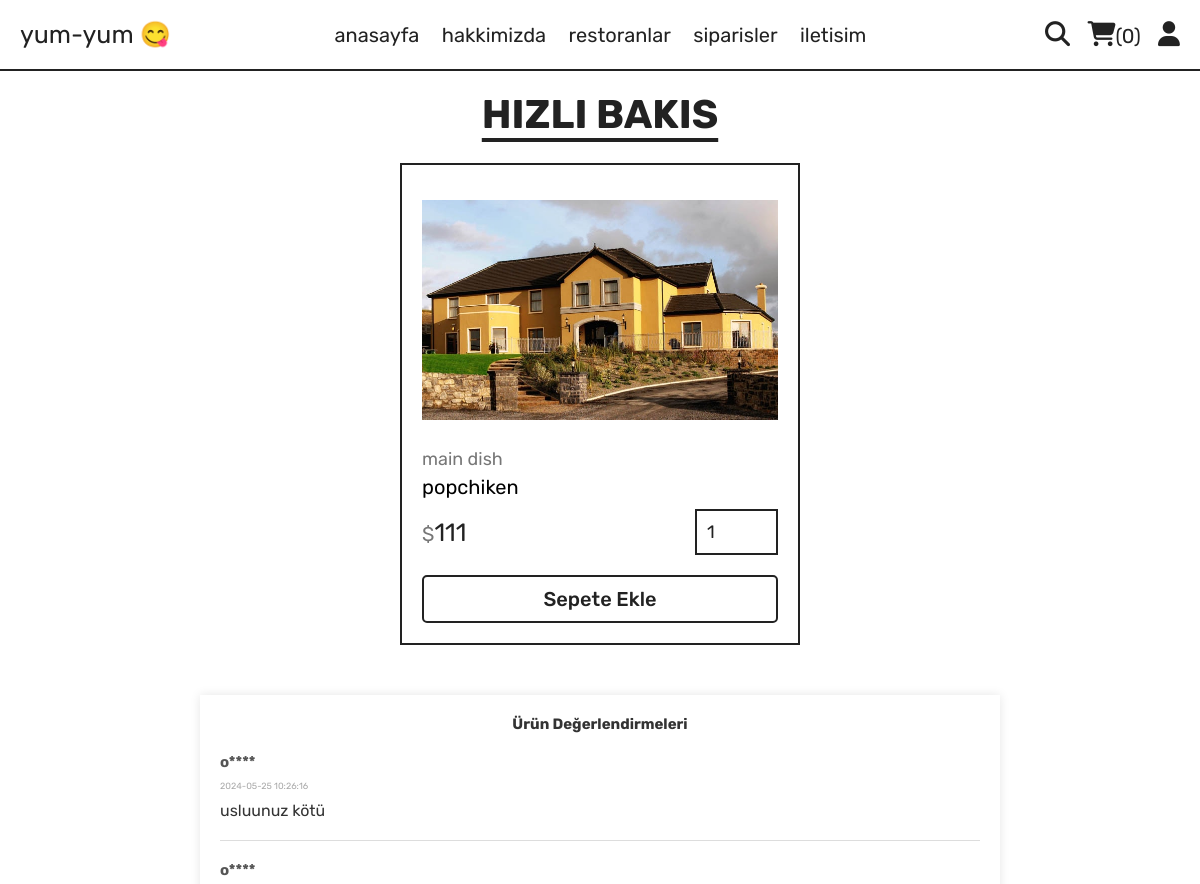
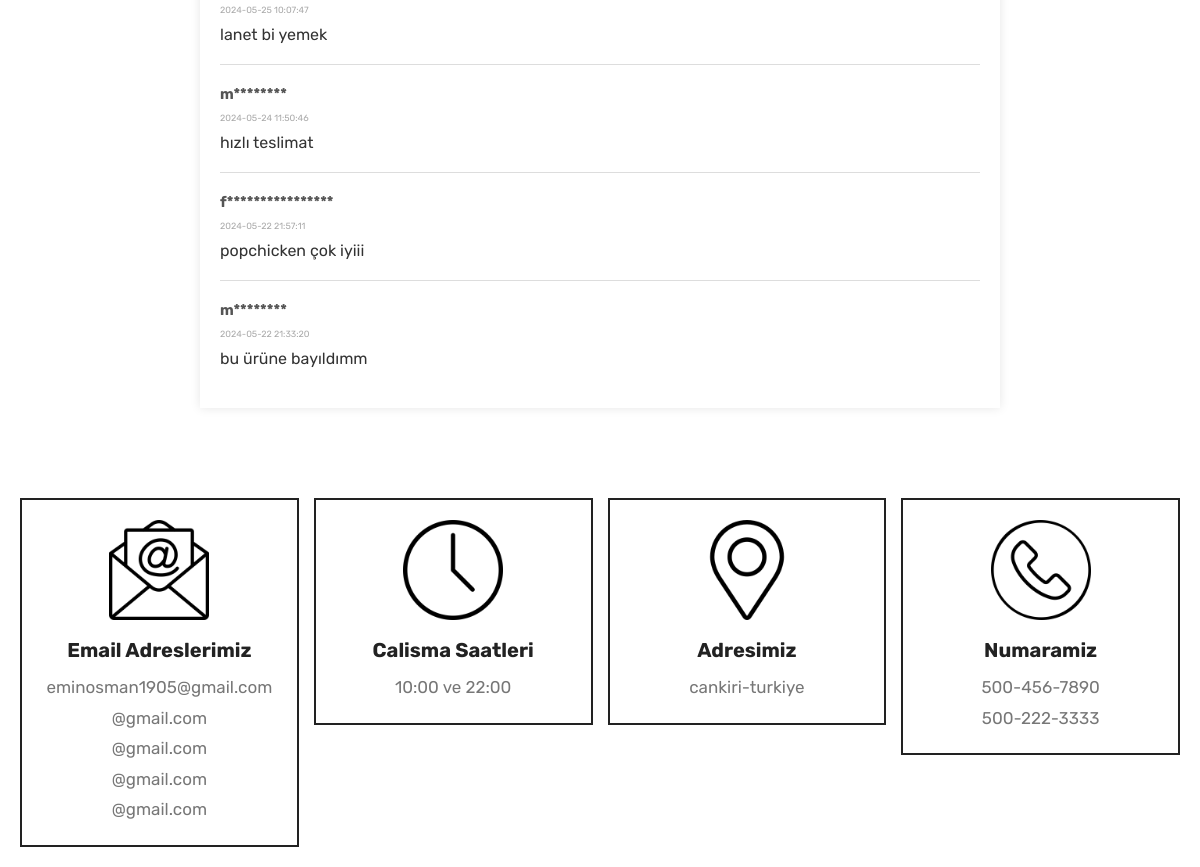
Page /quick_view.php?pid=6 on the committed database (2 pictures, top to bottom).
### tables this page shows
CREATE TABLE `products` (
  `id` int NOT NULL,
  `name` varchar(100) NOT NULL,
  `category` varchar(100) NOT NULL,
  `price` int NOT NULL,
  `image` varchar(100) NOT NULL,
  `admin_id` int DEFAULT NULL
);

CREATE TABLE `product_evaluation` (
  `id` int NOT NULL,
  `product_id` int NOT NULL,
  `admin_id` int NOT NULL,
  `user_id` int NOT NULL,
  `placed_on` timestamp NOT NULL DEFAULT CURRENT_TIMESTAMP,
  `evo_message` varchar(255) DEFAULT NULL,
  `is_evo` tinyint(1) NOT NULL DEFAULT '0'
);

CREATE TABLE `users` (
  `id` int NOT NULL,
  `name` varchar(20) NOT NULL,
  `email` varchar(50) NOT NULL,
  `number` varchar(10) NOT NULL,
  `password` varchar(50) NOT NULL,
  `address` varchar(500) DEFAULT NULL
);

### quick_view.php (the view, shortened to what this page needs)
<?php
include 'components/connect.php';
function getNameWithId($name,$sql){
   include 'components/connect.php';
   $get_name = $conn->prepare($sql);
   $get_name->execute([$name]);
   $result = $get_name->fetch(PDO::FETCH_ASSOC);
   return anonymize_name($result['name']);
}
function anonymize_name($name) {
   $first_char = $name[0];
   $stars = str_repeat('*', strlen($name) - 1);
   return $first_char . $stars;
}
?>
<!DOCTYPE html>
<html lang="en">
<head>
   <link rel="stylesheet" href="https://cdnjs.cloudflare.com/ajax/libs/font-awesome/6.1.1/css/all.min.css">
   <link rel="stylesheet" href="css/style.css">
</head>
<body>
<?php include 'components/user_header.php'; ?>
<section class="quick-view">
   <h1 class="title">hizli bakis</h1>
   <?php
      $pid = $_GET['pid'];
      $select_products = $conn->prepare("SELECT * FROM `products` WHERE id = ?");
      $select_products->execute([$pid]);
      if($select_products->rowCount() > 0){
         while($fetch_products = $select_products->fetch(PDO::FETCH_ASSOC)){
   ?>
   <form action="" method="post" class="box">
      <img src="uploaded_img/<?= $fetch_products['image']; ?>" alt="">
      <a href="category.php?category=<?= $fetch_products['category']; ?>" class="cat"><?= $fetch_products['category']; ?></a>
      <div class="name"><?= $fetch_products['name']; ?></div>
      <div class="flex">
         <div class="price"><span>$</span><?= $fetch_products['price']; ?></div>
         <input type="number" name="qty" class="qty" min="1" max="99" value="1" maxlength="2">
      </div>
      <button type="submit" name="add_to_cart" class="cart-btn">Sepete Ekle</button>
   </form>
   <?php
         }
      }else{
         echo '<p class="empty">Henüz Bir Ürün Eklenmedi!</p>';
      }
   ?>
   <div class="quick-wiev-container">
      <h1>Ürün Değerlendirmeleri</h1>
      <?php
         $product_id = $_GET['pid'];
         $get_all_evo = $conn->prepare("SELECT * FROM `product_evaluation` WHERE (product_id = ? and is_evo = 1) ORDER BY placed_on DESC");
         $get_all_evo->execute([$product_id]);
         if($get_all_evo->rowCount() > 0){
            while($fetch_evo = $get_all_evo->fetch(PDO::FETCH_ASSOC)){
      ?>
         <div class="review">
            <h2><?= getNameWithId($fetch_evo['user_id'],"SELECT name FROM `users` WHERE id = ?"); ?></h2>
            <p class="date"><?= $fetch_evo['placed_on']; ?></p>
            <p style="font-size:16px;"><?= $fetch_evo['evo_message']; ?></p>
         </div>
      <?php
            }
         }else{
            echo '<p class="empty">Ürüne Henüz Bir Değerlendirme Yapılmamış!</p>';
         }
      ?>
      </div>
</section>
<?php include 'components/footer.php'; ?>
</body>
</html>

### components/user_header.php (shortened to what this page needs)
<header class="header">
   <section class="flex">
      <a href="home.php" class="logo">yum-yum 😋</a>
      <nav class="navbar">
         <a href="home.php">anasayfa</a>
         <a href="about.php">hakkimizda</a>
         <a href="restoran.php">restoranlar</a>
         <a href="orders.php">siparisler</a>
         <a href="contact.php">iletisim</a>
      </nav>
      <div class="icons">
         <?php
            $count_cart_items = $conn->prepare("SELECT * FROM `cart` WHERE user_id = ?");
            $count_cart_items->execute([$user_id]);
            $total_cart_items = $count_cart_items->rowCount();
         ?>
         <a href="search.php"><i class="fas fa-search"></i></a>
         <a href="cart.php"><i class="fas fa-shopping-cart"></i><span>(<?= $total_cart_items; ?>)</span></a>
         <div id="user-btn" class="fas fa-user"></div>
      </div>
   </section>
</header>

### components/footer.php (shortened to what this page needs)
<footer class="footer">
   <section class="grid">
      <div class="box">
         <img src="images/email-icon.png" alt="">
         <h3>email adreslerimiz</h3>
         <a href="mailto:eminosman1905@gmail.com">eminosman1905@gmail.com</a>
         <a href="mailto:@gmail.com">@gmail.com</a>
         <a href="mailto:@gmail.com">@gmail.com</a>
         <a href="mailto:@gmail.com">@gmail.com</a>
         <a href="mailto:@gmail.com">@gmail.com</a>
      </div>
      <div class="box">
         <img src="images/clock-icon.png" alt="">
         <h3>calisma saatleri</h3>
         <p>10:00 ve 22:00</p>
      </div>
      <div class="box">
         <img src="images/map-icon.png" alt="">
         <h3>adresimiz</h3>
         <a href="#">cankiri-turkiye</a>
      </div>
      <div class="box">
         <img src="images/phone-icon.png" alt="">
         <h3>numaramiz</h3>
         <a href="tel:5004567890">500-456-7890</a>
         <a href="tel:5002223333">500-222-3333</a>
      </div>
   </section>
</footer>

### css/style.css (style rules this page uses)
:root { --yellow:#fed330; --red:#e74c3c; --white:#fff; --black:#222; --light-color:#777; --border:.2rem solid var(--black); }
* { font-family: 'Rubik', sans-serif; margin:0; padding:0; box-sizing: border-box; outline: none; border: none; text-decoration: none; }
html { font-size: 62.5%; overflow-x: hidden; scroll-behavior: smooth; stop-opacity: 7rem; }
section { margin:0 auto; max-width: 1200px; padding:2rem; }
.title { text-align: center; margin-bottom: 2.5rem; font-size: 4rem; color:var(--black); text-transform: uppercase; text-decoration: underline; text-underline-offset: 1rem; }
.header { position: sticky; top:0; left:0; right:0; z-index: 1000; background-color: var(--white); border-bottom: var(--border); }
.header .flex { display: flex; align-items: center; justify-content: space-between; position: relative; }
.header .flex .logo { font-size: 2.5rem; color:var(--black); }
.header .flex .navbar a { font-size: 2rem; color:var(--black); margin:0 1rem; }
.header .flex .icons > * { margin-left: 1.5rem; font-size: 2.5rem; color:var(--black); cursor: pointer; }
.header .flex .icons span { font-size: 2rem; }
.quick-view form { max-width: 40rem; padding:2rem; border:var(--border); position: relative; margin:0 auto; }
.quick-view form img { height: 25rem; width: 100%; object-fit: contain; margin-bottom: 1rem; }
.quick-view form .cat { font-size: 1.8rem; color:var(--light-color); }
.quick-view form .name { font-size: 2rem; margin:.5rem 0; }
.quick-view form .flex { display: flex; justify-content: space-between; align-items: center; gap:1.5rem; margin:1rem 0; }
.quick-view form .flex .price { font-size: 2.5rem; color:var(--black); }
.quick-view form .flex .price span { font-size: 2rem; color:var(--light-color); }
.quick-view form .flex .qty { border:var(--border); padding:1rem; font-size: 1.8rem; color:var(--black); }
.quick-view form .cart-btn { width: 100%; padding:1rem 3rem; text-align: center; border:var(--border); font-size: 2rem; color:var(--black); cursor: pointer; text-transform: capitalize; background: none; margin-top: 1rem; }
.quick-wiev-container { max-width: 800px; margin: 50px auto; background-color: #fff; padding: 20px; box-shadow: 0 0 10px rgba(0, 0, 0, 0.1); }
.quick-wiev-container h1 { text-align: center; color: #333; }
.quick-wiev-container .review { border-bottom: 1px solid #ddd; padding: 20px 0; }
.quick-wiev-container .review:last-child { border-bottom: none; }
.quick-wiev-container .review h2 { margin: 0 0 10px; color: #555; }
.quick-wiev-container .review .date { font-size: 0.9em; color: #aaa; margin-bottom: 10px; }
.quick-wiev-container .review p { margin: 0; color: #333; }
.footer .grid { display: grid; grid-template-columns: repeat(auto-fit, minmax(27rem, 1fr)); gap:1.5rem; align-items: flex-start; }
.footer .grid .box { border:var(--border); padding:2rem; text-align: center; }
.footer .grid .box img { height: 10rem; width: 100%; object-fit: contain; margin-bottom: .5rem; }
.footer .grid .box h3 { margin:1rem 0; font-size: 2rem; color:var(--black); text-transform: capitalize; }
.footer .grid .box p, .footer .grid .box a { display: block; font-size: 1.7rem; color:var(--light-color); line-height: 1.8; }
button { padding: 10px 20px; border: none; border-radius: 5px; background-color: #007bff; color: #fff; cursor: pointer; font-size: 16px; font-weight: 500; }

### rows in the picture
products: image (picture), category "main dish", name "popchiken", price "111"
product_evaluation: user.name "o****", placed_on "2024-05-25 10:26:16", evo_message "usluunuz kötü"
product_evaluation: user.name "o****", placed_on "2024-05-25 10:07:47", evo_message "lanet bi yemek"
product_evaluation: user.name "m********", placed_on "2024-05-24 11:50:46", evo_message "hızlı teslimat"
product_evaluation: user.name "f****************", placed_on "2024-05-22 21:57:11", evo_message "popchicken çok iyiii"
product_evaluation: user.name "m********", placed_on "2024-05-22 21:33:20", evo_message "bu ürüne bayıldımm"

### other values in the picture
$total_cart_items "0"
